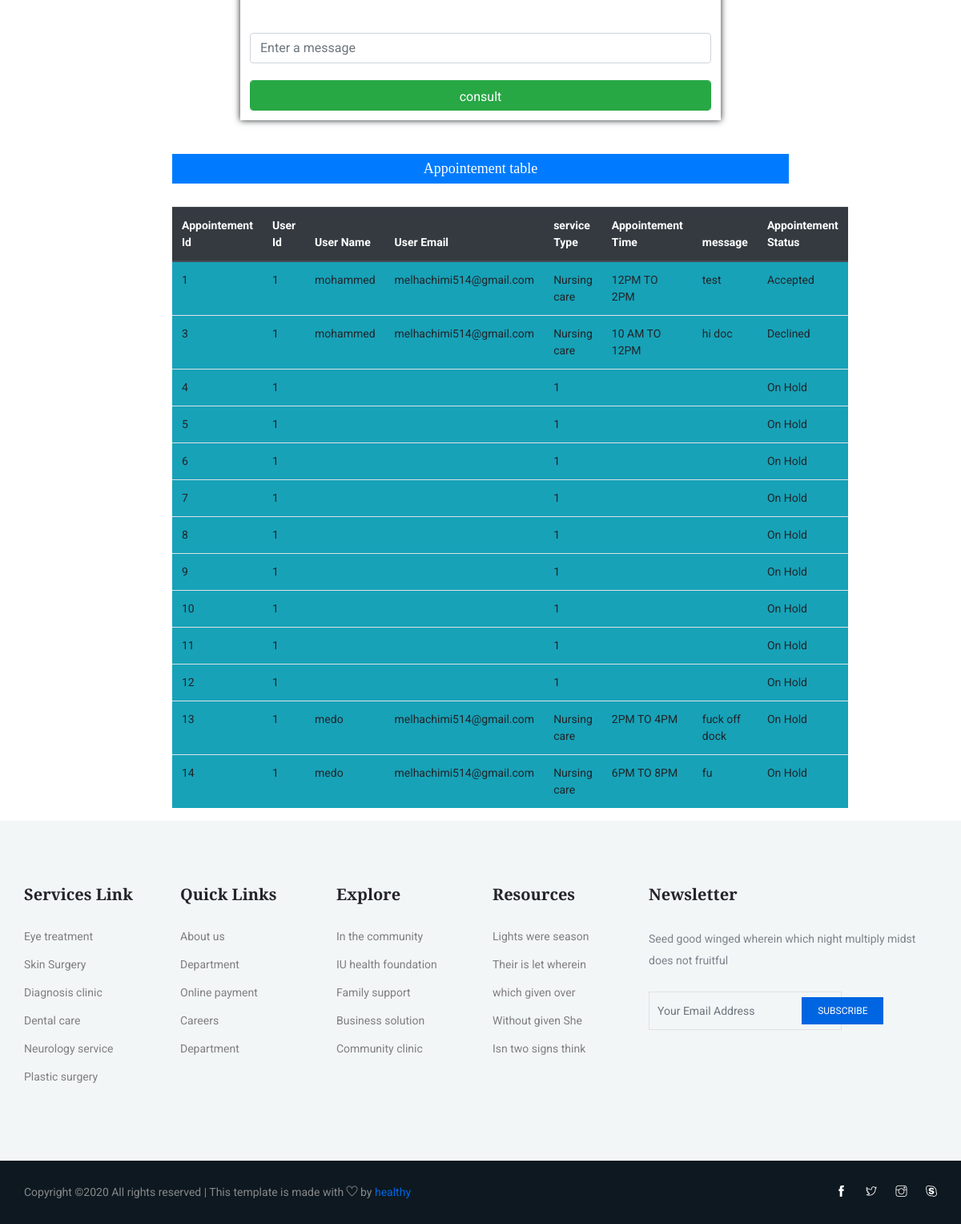
The app's page /views/profile.php (signed in, lower part), older data.
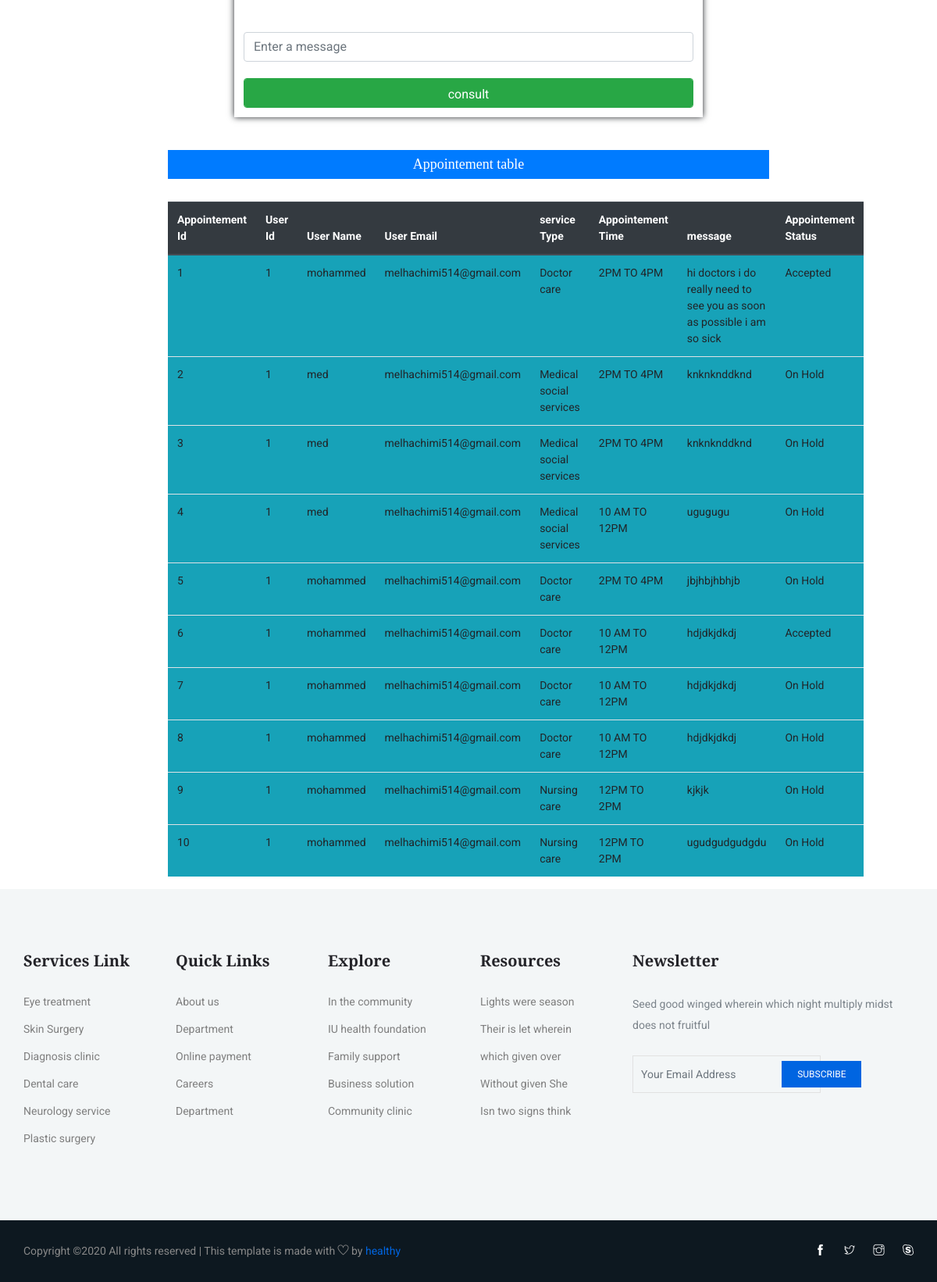
The same page, newer data.
### tables this page shows
CREATE TABLE `appointment` (
  `appointment_id` int(11) NOT NULL,
  `user_id` int(11) NOT NULL,
  `doctor_id` int(11) NOT NULL,
  `user_name` varchar(100) NOT NULL,
  `user_email` varchar(100) NOT NULL,
  `service_type` varchar(250) NOT NULL,
  `time` varchar(50) NOT NULL,
  `message` varchar(250) NOT NULL,
  `appointement_status` varchar(50) NOT NULL
);

### views/profile.php (the view, shortened to what the changed rows need)
<?php
   $conn = new Appointement();
?>
<!DOCTYPE html>
<html lang="en">
<head>
    <link rel="stylesheet" href="../assests/css/bootstrap.min.css">
    <link rel="stylesheet" href="../assests/css/animate.css">
    <link rel="stylesheet" href="../assests/css/owl.carousel.min.css">
    <link rel="stylesheet" href="../assests/css/themify-icons.css">
    <link rel="stylesheet" href="../assests/css/flaticon.css">
    <link rel="stylesheet" href="../assests/css/magnific-popup.css">
    <link rel="stylesheet" href="../assests/css/nice-select.css">
    <link rel="stylesheet" href="../assests/css/slick.css">
    <link rel="stylesheet" href="../assests/css/style.css">
    <link rel="stylesheet" href="../assests/css/profile.css">
</head>
<body>
    <br><br>
<br><br>
<div class="col-md-8" style="margin: auto;">
        <?php
            $user_id = $_SESSION['user_id'];
            $con = $conn->connect();
            $sql="SELECT * FROM `appointment` WHERE user_id = '$user_id' ";
            $stm=$con->prepare($sql);
            $stm->execute();
            $result=$stm->get_result();
        ?>
			<br>
		  <table class="table mr-4 bg-info ">
			<thead class="thead-dark">
				<tr>
                    <th>Appointement Id</th>
                    <th>User Id</th>
					<th>User Name</th>
					<th>User Email</th>
                    <th>service Type</th>
                    <th>Appointement Time</th>
                    <th>message</th>
                    <th>Appointement Status</th>
				</tr>
			</thead>
			<tbody class="tbody-dark">
			<?php while($row=$result->fetch_assoc()){ ?>
				<tr>
                    <td><?=$row['appointment_id'];?></td>
					<td><?=$row['user_id'];?></td>
					<td><?=$row['user_name'];?></td>
                    <td><?=$row['user_email'];?></td>
                    <td><?=$row['service_type'];?></td>
                    <td><?=$row['time'];?></td>
                    <td><?=$row['message'];?></td>
                    <td><?=$row['appointement_status'];?></td>
				<?php } ?>
			</tbody>
          </table>
</div>
</body>
</body>
</html>

Row changes from the older to the newer data that the page shows:
no longer on this page (row edited): appointment: appointment_id "11", user "1", service_type "1", appointement_status "On Hold"
removed appointment: appointment_id "12", user "1", service_type "1", appointement_status "On Hold"
removed appointment: appointment_id "13", user "1", user_name "medo", user_email "melhachimi514@gmail.com", service_type "Nursing care", time "2PM TO 4PM", message "fuck off dock", appointement_status "On Hold"
removed appointment: appointment_id "14", user "1", user_name "medo", user_email "melhachimi514@gmail.com", service_type "Nursing care", time "6PM TO 8PM", message "fu", appointement_status "On Hold"
changed appointment id 1: service_type "Nursing care" → "Doctor care"; time "12PM TO 2PM" → "2PM TO 4PM"; message "test" → "hi doctors i do really need to see you as soon as possible i am so sick"
now on this page (row edited): appointment: appointment_id "2", user "1", user_name "med", user_email "melhachimi514@gmail.com", service_type "Medical social services", time "2PM TO 4PM", message "knknknddknd", appointement_status "On Hold"
changed appointment id 3: user_name "mohammed" → "med"; service_type "Nursing care" → "Medical social services"; time "10 AM TO 12PM" → "2PM TO 4PM"; message "hi doc" → "knknknddknd"; appointement_status "Declined" → "On Hold"
changed appointment id 4: user_name (not shown) → "med"; user_email (not shown) → "melhachimi514@gmail.com"; service_type "1" → "Medical social services"; time (not shown) → "10 AM TO 12PM"; message (not shown) → "ugugugu"
changed appointment id 5: user_name (not shown) → "mohammed"; user_email (not shown) → "melhachimi514@gmail.com"; service_type "1" → "Doctor care"; time (not shown) → "2PM TO 4PM"; message (not shown) → "jbjhbjhbhjb"
changed appointment id 6: user_name (not shown) → "mohammed"; user_email (not shown) → "melhachimi514@gmail.com"; service_type "1" → "Doctor care"; time (not shown) → "10 AM TO 12PM"; message (not shown) → "hdjdkjdkdj"; appointement_status "On Hold" → "Accepted"
changed appointment id 7: user_name (not shown) → "mohammed"; user_email (not shown) → "melhachimi514@gmail.com"; service_type "1" → "Doctor care"; time (not shown) → "10 AM TO 12PM"; message (not shown) → "hdjdkjdkdj"
changed appointment id 8: user_name (not shown) → "mohammed"; user_email (not shown) → "melhachimi514@gmail.com"; service_type "1" → "Doctor care"; time (not shown) → "10 AM TO 12PM"; message (not shown) → "hdjdkjdkdj"
changed appointment id 9: user_name (not shown) → "mohammed"; user_email (not shown) → "melhachimi514@gmail.com"; service_type "1" → "Nursing care"; time (not shown) → "12PM TO 2PM"; message (not shown) → "kjkjk"
changed appointment id 10: user_name (not shown) → "mohammed"; user_email (not shown) → "melhachimi514@gmail.com"; service_type "1" → "Nursing care"; time (not shown) → "12PM TO 2PM"; message (not shown) → "ugudgudgudgdu"
